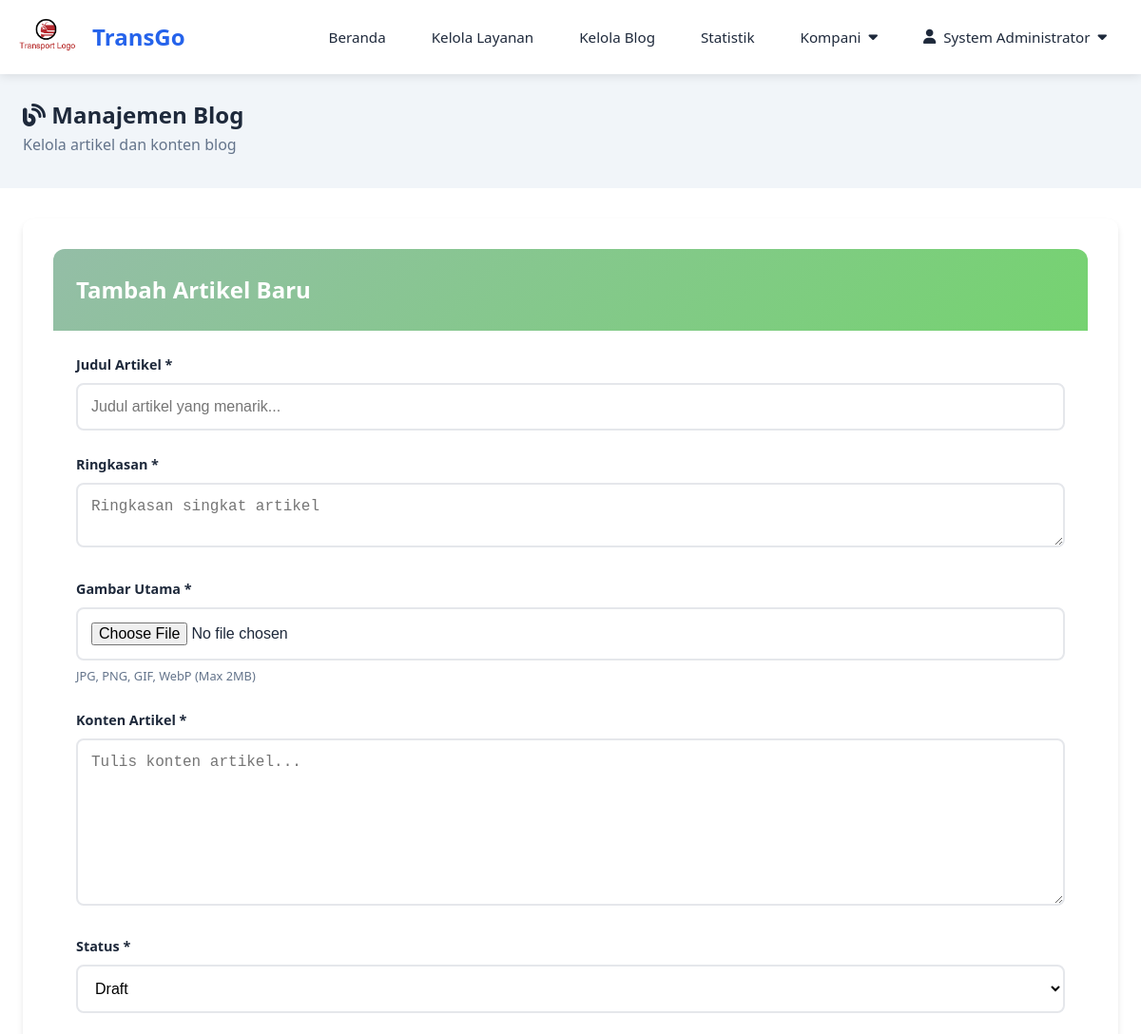
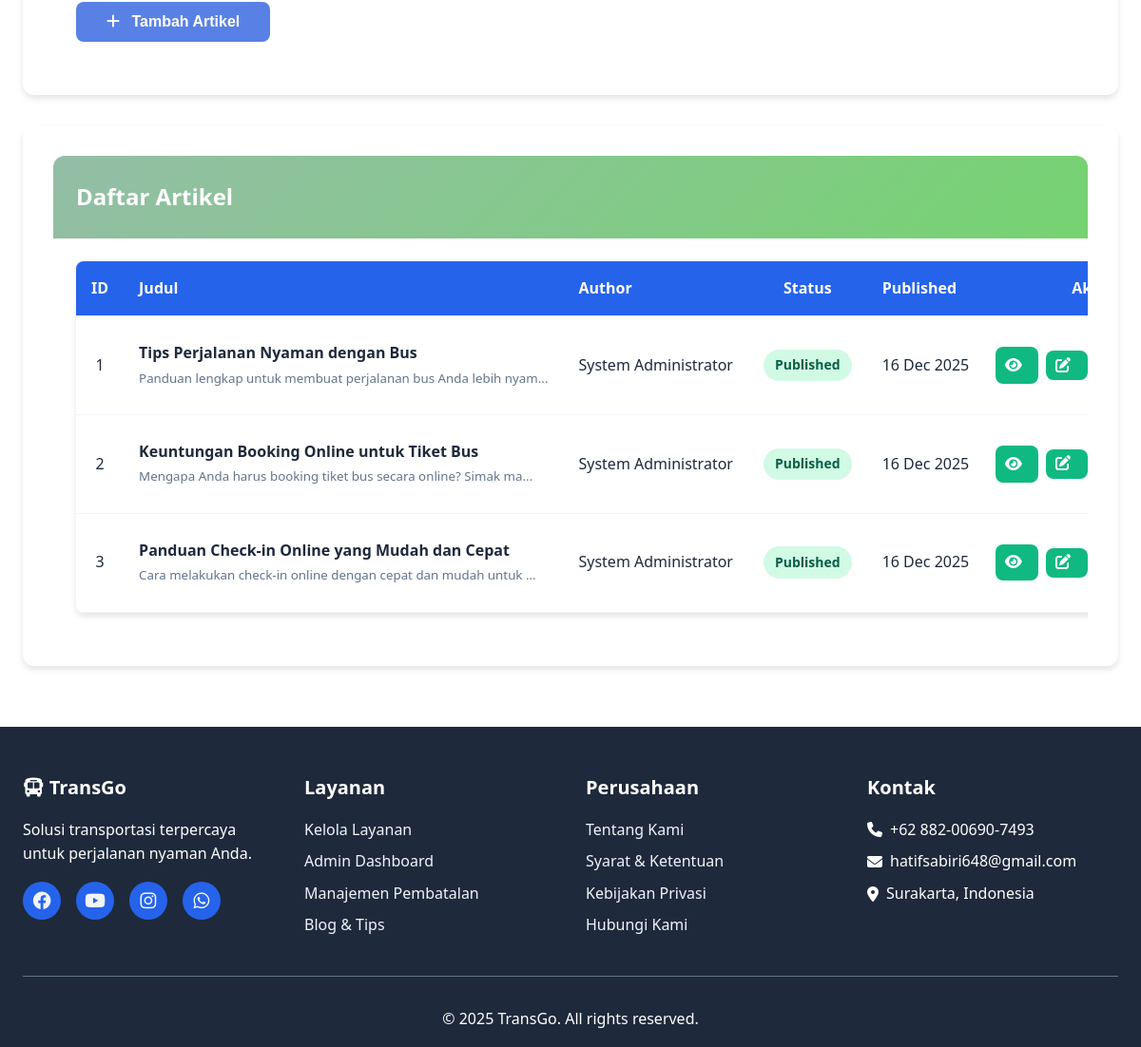
Screenshot of /admin/blog-management.php (signed in) with the database file from the repository (2 pictures, top to bottom).
### tables this page shows
CREATE TABLE blog_articles (
    id INT AUTO_INCREMENT PRIMARY KEY,
    title VARCHAR(255) NOT NULL,
    slug VARCHAR(255) UNIQUE NOT NULL,
    content TEXT NOT NULL,
    excerpt TEXT DEFAULT NULL,
    featured_image VARCHAR(255) DEFAULT NULL,
    author_id INT NOT NULL,
    status ENUM('draft', 'published') DEFAULT 'draft',
    published_at TIMESTAMP NULL DEFAULT NULL,
    created_at TIMESTAMP DEFAULT CURRENT_TIMESTAMP,
    updated_at TIMESTAMP DEFAULT CURRENT_TIMESTAMP ON UPDATE CURRENT_TIMESTAMP,
    FOREIGN KEY (author_id) REFERENCES users(id) ON DELETE CASCADE,
    INDEX idx_slug (slug),
    INDEX idx_status (status),
    INDEX idx_author_id (author_id)
);

CREATE TABLE users (
    id INT AUTO_INCREMENT PRIMARY KEY,
    email VARCHAR(255) UNIQUE NOT NULL,
    password VARCHAR(255) NOT NULL,
    full_name VARCHAR(255) NOT NULL,
    phone VARCHAR(20),
    role ENUM('user', 'staff', 'admin') DEFAULT 'user',
    created_at TIMESTAMP DEFAULT CURRENT_TIMESTAMP,
    updated_at TIMESTAMP DEFAULT CURRENT_TIMESTAMP ON UPDATE CURRENT_TIMESTAMP,
    INDEX idx_email (email),
    INDEX idx_role (role)
);

### config/config.php (called while the page is built, shortened)
<?php
function is_logged_in()
{
    return isset($_SESSION['user_id']);
}
function is_admin()
{
    return isset($_SESSION['role']) && $_SESSION['role'] === 'admin';
}
function format_date($date, $format = 'd M Y')
{
    $timestamp = strtotime($date);
    return date($format, $timestamp);
}

### admin/blog-management.php (the view, shortened to what this page needs)
<?php
require_once '../config/config.php';
$conn = getDBConnection();
$articles = $conn->query("SELECT a.*, u.full_name as author_name
    FROM blog_articles a
    JOIN users u ON a.author_id = u.id
    ORDER BY a.created_at DESC");
include '../includes/header.php';
?>
<section style="padding: 2rem 0; background: var(--light);">
    <div class="container">
        <h1><i class="fas fa-blog"></i> Manajemen Blog</h1>
        <p style="color: var(--gray);">Kelola artikel dan konten blog</p>
    </div>
</section>
<section style="padding: 2rem 0;">
    <div class="container">
        <div class="card" style="margin-bottom: 2rem;">
            <div class="card-header">
                <h3 class="card-title">Tambah Artikel Baru</h3>
            </div>
            <form method="POST" action="" enctype="multipart/form-data">
                <div class="form-group">
                    <label for="title">Judul Artikel *</label>
                    <input type="text" name="title" id="title" class="form-control" placeholder="Judul artikel yang menarik..." required>
                </div>
                <div class="form-group">
                    <label for="excerpt">Ringkasan *</label>
                    <textarea name="excerpt" id="excerpt" class="form-control" rows="2" placeholder="Ringkasan singkat artikel" required></textarea>
                </div>
                <div class="form-group">
                    <label for="featured_image">Gambar Utama *</label>
                    <input type="file" name="featured_image" id="featured_image" class="form-control" accept="image/*" required onchange="previewImage(this, 'featured_preview')">
                    <small style="color: var(--gray);">JPG, PNG, GIF, WebP (Max 2MB)</small>
                </div>
                <div class="form-group">
                    <label for="content">Konten Artikel *</label>
                    <textarea name="content" id="content" class="form-control" rows="8" placeholder="Tulis konten artikel..." required></textarea>
                </div>
                <div class="form-group">
                    <label for="status">Status *</label>
                    <select name="status" id="status" class="form-control" required>
                        <option value="draft">Draft</option>
                    </select>
                </div>
                <button type="submit" name="add_article" class="btn btn-primary">
                    <i class="fas fa-plus"></i> Tambah Artikel
                </button>
            </form>
        </div>
        <div class="card">
            <div class="card-header">
                <h3 class="card-title">Daftar Artikel</h3>
            </div>
            <div class="articles-desktop" style="overflow-x: auto;">
                <table class="table">
                    <thead>
                        <tr>
                            <th style="text-align: center;">ID</th>
                            <th>Judul</th>
                            <th>Author</th>
                            <th style="text-align: center;">Status</th>
                            <th>Published</th>
                            <th style="text-align: center;">Aksi</th>
                        </tr>
                    </thead>
                    <tbody>
                        <?php
                        $articles_data = [];
                        while ($article = $articles->fetch_assoc()) {
                            $articles_data[] = $article;
                        }
                        foreach ($articles_data as $article):
                        ?>
                            <tr>
                                <td style="text-align: center;"><?php echo $article['id']; ?></td>
                                <td>
                                    <strong><?php echo htmlspecialchars(substr($article['title'], 0, 50)) . (strlen($article['title']) > 50 ? '...' : ''); ?></strong><br>
                                    <small style="color: var(--gray);"><?php echo htmlspecialchars(substr($article['excerpt'], 0, 60)) . '...'; ?></small>
                                </td>
                                <td><?php echo $article['author_name']; ?></td>
                                <td style="text-align: center;">
                                    <span class="badge badge-<?php echo $article['status'] === 'published' ? 'success' : 'warning'; ?>">
                                        <?php echo ucfirst($article['status']); ?>
                                    </span>
                                </td>
                                <td>
                                    <?php
                                    if ($article['published_at']) {
                                        if (function_exists('format_date')) {
                                            echo format_date($article['published_at']);
                                        } else {
                                            echo date('d M Y', strtotime($article['published_at']));
                                        }
                                    } else {
                                        echo '-';
                                    }
                                    ?>
                                </td>
                                <td class="action-column">
                                    <div class="action-buttons-container">
                                        <a href="<?php echo SITE_URL; ?>/blog/article.php?slug=<?php echo $article['slug']; ?>" target="_blank" class="btn btn-secondary">
                                            <i class="fas fa-eye"></i>
                                        </a>
                                        <button onclick='editArticle(<?php echo json_encode($article, JSON_HEX_APOS | JSON_HEX_QUOT); ?>)' class="btn btn-secondary">
                                            <i class="fas fa-edit"></i>
                                        </button>
                                    </div>
                                </td>
                            </tr>
                        <?php endforeach; ?>
                    </tbody>
                </table>
            </div>
        </div>
    </div>
</section>
<?php
include '../includes/footer.php';
?>

### includes/header.php (shortened to what this page needs)
<?php
require_once __DIR__ . '/../config/config.php';
?>
<!DOCTYPE html>
<html lang="id">
<head>
    <link rel="stylesheet" href="<?= SITE_URL ?>/assets/css/style.css?v=2.0">
    <link rel="stylesheet" href="https://cdnjs.cloudflare.com/ajax/libs/font-awesome/6.4.0/css/all.min.css">
    <link href="https://unpkg.com/aos@2.3.1/dist/aos.css" rel="stylesheet">
</head>
<body>
    <nav class="navbar">
        <div class="container">
            <div class="nav-brand">
                <a href="<?php echo SITE_URL; ?>/index.php">
                    <img src="<?php echo SITE_URL; ?>/assets/images/logo.jpg" alt="TransGo Logo" class="logo-img">
                    <span>TransGo</span>
                </a>
            </div>
            <ul class="nav-menu" id="navMenu">
                <li><a href="<?php echo SITE_URL; ?>/index.php">Beranda</a></li>
                <?php if (is_admin()): ?>
                    <li><a href="<?php echo SITE_URL; ?>/admin/services.php">Kelola Layanan</a></li>
                    <li><a href="<?php echo SITE_URL; ?>/admin/blog-management.php">Kelola Blog</a></li>
                <?php else: ?>
                    <li><a href="<?php echo SITE_URL; ?>/user/check-in.php">Check-in</a></li>
                    <li><a href="<?php echo SITE_URL; ?>/blog/index.php">Blog</a></li>
                <?php endif; ?>
                <li><a href="<?php echo SITE_URL; ?>/user/infographics.php">Statistik</a></li>
                <li class="dropdown">
                    <a href="#" class="dropdown-toggle">Kompani <i class="fas fa-caret-down"></i></a>
                </li>
                <?php if (is_logged_in()): ?>
                    <li class="dropdown">
                        <a href="#" class="dropdown-toggle">
                            <i class="fas fa-user"></i> <?php echo $_SESSION['full_name']; ?> <i class="fas fa-caret-down"></i>
                        </a>
                    </li>
                <?php else: ?>
                    <li><a href="<?php echo SITE_URL; ?>/auth/login.php" class="btn-nav btn-login">Login</a></li>
                    <li><a href="<?php echo SITE_URL; ?>/auth/register.php" class="btn-nav btn-primary">Daftar</a></li>
                <?php endif; ?>
            </ul>
        </div>
    </nav>
    <main class="main-content">

### includes/footer.php (shortened to what this page needs)
</main>
<footer class="footer">
    <div class="container">
        <div class="footer-grid">
            <div class="footer-col">
                <h3><i class="fas fa-bus"></i> TransGo</h3>
                <p>Solusi transportasi terpercaya untuk perjalanan nyaman Anda.</p>
                <div class="social-links">
                    <a href="https://www.facebook.com/share/1D3UCJ6ref/"><i class="fab fa-facebook"></i></a>
                    <a href="https://www.youtube.com/@weichenplays"><i class="fab fa-youtube"></i></a>
                    <a href="https://www.instagram.com/sabiri7h?igsh=dDh3ZjlvNTNrNzBr"><i class="fab fa-instagram"></i></a>
                    <a href="https://wa.me/62882006907493"><i class="fab fa-whatsapp"></i></a>
                </div>
            </div>
            <div class="footer-col">
                <h4>Layanan</h4>
                <ul>
                    <?php if (is_admin()): ?>
                        <li><a href="<?php echo SITE_URL; ?>/admin/services.php">Kelola Layanan</a></li>
                        <li><a href="<?php echo SITE_URL; ?>/admin/dashboard.php">Admin Dashboard</a></li>
                        <li><a href="<?php echo SITE_URL; ?>/admin/cancellations.php">Manajemen Pembatalan</a></li>
                        <li><a href="<?php echo SITE_URL; ?>/blog/article.php">Blog & Tips</a></li>
                    <?php endif; ?>
                </ul>
            </div>
            <div class="footer-col">
                <h4>Perusahaan</h4>
                <ul>
                    <li><a href="<?php echo SITE_URL; ?>/company/index.php">Tentang Kami</a></li>
                    <li><a href="<?php echo SITE_URL; ?>/company/terms.php">Syarat & Ketentuan</a></li>
                    <li><a href="<?php echo SITE_URL; ?>/company/privacy.php">Kebijakan Privasi</a></li>
                    <li><a href="<?php echo SITE_URL; ?>/company/contact">Hubungi Kami</a></li>
                </ul>
            </div>
            <div class="footer-col">
                <h4>Kontak</h4>
                <ul class="contact-info">
                    <li><i class="fas fa-phone"></i> +62 882-00690-7493</li>
                    <li><i class="fas fa-envelope"></i> hatifsabiri648@gmail.com</li>
                    <li><i class="fas fa-map-marker-alt"></i> Surakarta, Indonesia</li>
                </ul>
            </div>
        </div>
        <div class="footer-bottom">
            <p>&copy; <?php echo date('Y'); ?> TransGo. All rights reserved.</p>
        </div>
    </div>
</footer>
</body>
</html>

### admin/blog-management.php (style rules this page uses)
.container { max-width: 1200px; margin: 0 auto; padding: 0 1.5rem; }
.card { margin-left: auto; margin-right: auto; width: 100%; box-shadow: 0 4px 6px rgba(0, 0, 0, 0.1); }
.card-header { background: linear-gradient(135deg, #64a07fb0 0%, #75d370ff 100%); color: white; padding: 1.5rem; border-radius: 12px 12px 0 0; margin: 0; border: none; }
.card-header .card-title { margin: 0; font-size: 1.5rem; font-weight: 600; color: white; display: flex; align-items: center; gap: 0.75rem; }
.card form { padding: 1.5rem; }
@media (min-width: 769px) { .articles-desktop { display: block; } }
@media (min-width: 769px) { .articles-desktop { padding: 1.5rem; } }
.badge { display: inline-block; padding: 0.35rem 0.75rem; border-radius: 20px; font-size: 0.875rem; font-weight: 600; white-space: nowrap; }
.badge-success { background: #d1fae5; color: #065f46; }
.table { width: 100%; margin: 0; }
.table thead tr { background: linear-gradient(135deg, #f8f9fa 0%, #e9ecef 100%); }
.table thead th { font-weight: 600; color: #ffffffff; padding: 1rem; }
.table tbody tr { transition: background-color 0.2s; }
.action-buttons-container { display: flex; gap: 1px; justify-content: center; align-items: center; }
.action-buttons-container .btn { padding: 0.4rem 0.6rem; margin: 0; }
.table td.action-column { white-space: nowrap; text-align: center; padding: 0.75rem; }
.action-buttons-container { display: flex; gap: 0.5rem; justify-content: center; align-items: center; flex-wrap: nowrap; }
.action-buttons-container .btn { padding: 0.4rem 0.6rem; margin: 0; white-space: nowrap; }

### rows the page displays
blog_articles: id "1", title "Tips Perjalanan Nyaman dengan Bus", excerpt "Panduan lengkap untuk membuat perjalanan bus Anda lebih nyam", author.full_name "System Administrator", status "Published", published_at "16 Dec 2025"
blog_articles: id "2", title "Keuntungan Booking Online untuk Tiket Bus", excerpt "Mengapa Anda harus booking tiket bus secara online? Simak ma", author.full_name "System Administrator", status "Published", published_at "16 Dec 2025"
blog_articles: id "3", title "Panduan Check-in Online yang Mudah dan Cepat", excerpt "Cara melakukan check-in online dengan cepat dan mudah untuk", author.full_name "System Administrator", status "Published", published_at "16 Dec 2025"

### other values shown
$_SESSION['full_name'] "System Administrator"
